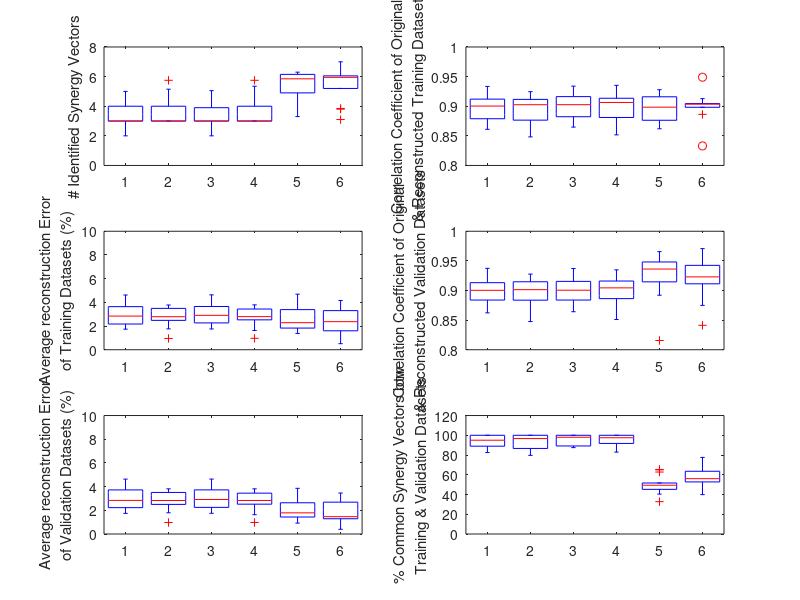

This chart was generated by the following MATLAB code:
% to extract mix all performance summary .mat files of different methods
% into one xlsx file

% 20160330 Written by Navid Shirzad

function mat2xlsx_SummaryGenerator()
    
    load('PCA_Performance_Summary.mat'); %PCA_Performance_Summary_Weight.mat
    sizePCA = size(ndimDom,1);%how many data points are there?
    METHODS(1:sizePCA*2,1) = 1; %1 means PCA, multiplied by2 b/c there are two hands.
    HandDom(1:sizePCA,1) = 1; %dominant hand
    HandDom(sizePCA+1:sizePCA*2,1) = 2; %non-dominant hand
    ndimAll(1:sizePCA,1) = ndimDom;
    ndimAll(sizePCA+1:sizePCA*2,1) = ndimNonDom;
    AvgReconsErrTrAll(1:sizePCA,1) = AvgReconsErrTrDom;
    AvgReconsErrTrAll(sizePCA+1:sizePCA*2,1) = AvgReconsErrTrNonDom;
    AvgReconsErrValAll(1:sizePCA,1) = AvgReconsErrValDom;
    AvgReconsErrValAll(sizePCA+1:sizePCA*2,1) = AvgReconsErrValNonDom;
    RegCoeffTrAll(1:sizePCA,1) = RegCoeffTrDom;
    RegCoeffTrAll(sizePCA+1:sizePCA*2,1) = RegCoeffTrNonDom;
    RegCoeffValAll(1:sizePCA,1) = RegCoeffValDom;
    RegCoeffValAll(sizePCA+1:sizePCA*2,1) = RegCoeffValNonDom;
    nCommonAll(1:sizePCA,1) = nCommonDom;
    nCommonAll(sizePCA+1:sizePCA*2,1) = nCommonNonDom;
    
    nCommonBothSidesAll(1:sizePCA,1) = 1; %1 means it is PCA
    nCommonBothSidesAll(1:sizePCA,2) = nCommonBothSides;
    ElapsedTimeAll(1:sizePCA,1) = ElapsedTime;
    
    load('NNMF_Performance_Summary.mat');
    sizeNNMF = size(ndimDom,1);%how many data points are there?
    METHODS(sizePCA*2+1:sizePCA*2+sizeNNMF*2,1) = 2; %2 means NNMF, multiplied by2 b/c there are two hands.
    HandDom(sizePCA*2+1:sizePCA*2+sizeNNMF,1) = 1; %dominant hand
    HandDom(sizePCA*2+sizeNNMF+1:sizePCA*2+sizeNNMF*2,1) = 2; %non-dominant hand
    ndimAll(sizePCA*2+1:sizePCA*2+sizeNNMF,1) = ndimDom;
    ndimAll(sizePCA*2+sizeNNMF+1:sizePCA*2+sizeNNMF*2,1) = ndimNonDom;
    AvgReconsErrTrAll(sizePCA*2+1:sizePCA*2+sizeNNMF,1) = AvgReconsErrTrDom;
    AvgReconsErrTrAll(sizePCA*2+sizeNNMF+1:sizePCA*2+sizeNNMF*2,1) = AvgReconsErrTrNonDom;
    AvgReconsErrValAll(sizePCA*2+1:sizePCA*2+sizeNNMF,1) = AvgReconsErrValDom;
    AvgReconsErrValAll(sizePCA*2+sizeNNMF+1:sizePCA*2+sizeNNMF*2,1) = AvgReconsErrValNonDom;
    RegCoeffTrAll(sizePCA*2+1:sizePCA*2+sizeNNMF,1) = RegCoeffTrDom;
    RegCoeffTrAll(sizePCA*2+sizeNNMF+1:sizePCA*2+sizeNNMF*2,1) = RegCoeffTrNonDom;
    RegCoeffValAll(sizePCA*2+1:sizePCA*2+sizeNNMF,1) = RegCoeffValDom;
    RegCoeffValAll(sizePCA*2+sizeNNMF+1:sizePCA*2+sizeNNMF*2,1) = RegCoeffValNonDom;
    nCommonAll(sizePCA*2+1:sizePCA*2+sizeNNMF,1) = nCommonDom;
    nCommonAll(sizePCA*2+sizeNNMF+1:sizePCA*2+sizeNNMF*2,1) = nCommonNonDom;    
    
    nCommonBothSidesAll(sizePCA+1:sizePCA+sizeNNMF,1) = 2; %2 means it is NNMF
    nCommonBothSidesAll(sizePCA+1:sizePCA+sizeNNMF,2) = nCommonBothSides;
    ElapsedTimeAll(sizePCA+1:sizePCA+sizeNNMF,1) = ElapsedTime;
    
    load('ICA_Performance_Summary.mat');
    sizeICA = size(ndimDom,1);%how many data points are there?
    METHODS(sizePCA*2+sizeNNMF*2+1:sizePCA*2+sizeNNMF*2+sizeICA*2,1) = 3; %3 means ICA, multiplied by2 b/c there are two hands.
    HandDom(sizePCA*2+sizeNNMF*2+1:sizePCA*2+sizeNNMF*2+sizeICA,1) = 1; %dominant hand
    HandDom(sizePCA*2+sizeNNMF*2+sizeICA+1:sizePCA*2+sizeNNMF*2+sizeICA*2,1) = 2; %non-dominant hand
    ndimAll(sizePCA*2+sizeNNMF*2+1:sizePCA*2+sizeNNMF*2+sizeICA,1) = ndimDom;
    ndimAll(sizePCA*2+sizeNNMF*2+sizeICA+1:sizePCA*2+sizeNNMF*2+sizeICA*2,1) = ndimNonDom;
    AvgReconsErrTrAll(sizePCA*2+sizeNNMF*2+1:sizePCA*2+sizeNNMF*2+sizeICA,1) = AvgReconsErrTrDom;
    AvgReconsErrTrAll(sizePCA*2+sizeNNMF*2+sizeICA+1:sizePCA*2+sizeNNMF*2+sizeICA*2,1) = AvgReconsErrTrNonDom;
    AvgReconsErrValAll(sizePCA*2+sizeNNMF*2+1:sizePCA*2+sizeNNMF*2+sizeICA,1) = AvgReconsErrValDom;
    AvgReconsErrValAll(sizePCA*2+sizeNNMF*2+sizeICA+1:sizePCA*2+sizeNNMF*2+sizeICA*2,1) = AvgReconsErrValNonDom;
    RegCoeffTrAll(sizePCA*2+sizeNNMF*2+1:sizePCA*2+sizeNNMF*2+sizeICA,1) = RegCoeffTrDom;
    RegCoeffTrAll(sizePCA*2+sizeNNMF*2+sizeICA+1:sizePCA*2+sizeNNMF*2+sizeICA*2,1) = RegCoeffTrNonDom;
    RegCoeffValAll(sizePCA*2+sizeNNMF*2+1:sizePCA*2+sizeNNMF*2+sizeICA,1) = RegCoeffValDom;
    RegCoeffValAll(sizePCA*2+sizeNNMF*2+sizeICA+1:sizePCA*2+sizeNNMF*2+sizeICA*2,1) = RegCoeffValNonDom;
    nCommonAll(sizePCA*2+sizeNNMF*2+1:sizePCA*2+sizeNNMF*2+sizeICA,1) = nCommonDom;
    nCommonAll(sizePCA*2+sizeNNMF*2+sizeICA+1:sizePCA*2+sizeNNMF*2+sizeICA*2,1) = nCommonNonDom;
    
    nCommonBothSidesAll(sizePCA+sizeNNMF+1:sizePCA+sizeNNMF+sizeICA,1) = 3; %3 means it is ICA
    nCommonBothSidesAll(sizePCA+sizeNNMF+1:sizePCA+sizeNNMF+sizeICA,2) = nCommonBothSides;
    ElapsedTimeAll(sizePCA+sizeNNMF+1:sizePCA+sizeNNMF+sizeICA,1) = ElapsedTime;
    
    %save the data
   
%     OutputName = 'Factorization_Performance_Metrics_Healthy_Muscle_Synergies_Weight.xls';
%     xlswrite(OutputName, 'Columns_are:_PCA=1/NNMF=2/ICA=3 and 1 for dominant hand and 2 for nondominant hand', 1, 'A1');
%     xlswrite(OutputName, 'Sheets are: ndimAll AvgReconsErrTrAll AvgReconsErrValAll RegCoeffTrAll RegCoeffValAll nCommonAll', 1, 'A2');
%     xlswrite(OutputName, [METHODS, HandDom, ndimAll, AvgReconsErrTrAll, AvgReconsErrValAll, RegCoeffTrAll, RegCoeffValAll, nCommonAll], 2 );
%     xlswrite(OutputName, [nCommonBothSidesAll, ElapsedTimeAll], 3);
    
    %plot the data
    
%     figure()
%     boxplot([ndimAll(1:sizePCA-2,1), ndimAll(sizePCA+1:sizePCA*2-2,1), ...
%         ndimAll(sizePCA*2+1:sizePCA*2+sizeNNMF-2,1), ndimAll(sizePCA*2+sizeNNMF+1:sizePCA*2+sizeNNMF*2-2,1), ...
%         ndimAll(sizePCA*2+sizeNNMF*2+1:sizePCA*2+sizeNNMF*2+sizeICA,1), ndimAll(sizePCA*2+sizeNNMF*2+sizeICA+1:sizePCA*2+sizeNNMF*2+sizeICA*2,1)])
%     axis([0.5 6.5 0 8]);
%     ylabel('# Identified Synergy Vectors');
%     
%     figure()
%     boxplot([AvgReconsErrTrAll(1:sizePCA-2,1), AvgReconsErrTrAll(sizePCA+1:sizePCA*2-2,1), ...
%         AvgReconsErrTrAll(sizePCA*2+1:sizePCA*2+sizeNNMF-2,1), AvgReconsErrTrAll(sizePCA*2+sizeNNMF+1:sizePCA*2+sizeNNMF*2-2,1), ...
%         AvgReconsErrTrAll(sizePCA*2+sizeNNMF*2+1:sizePCA*2+sizeNNMF*2+sizeICA,1), AvgReconsErrTrAll(sizePCA*2+sizeNNMF*2+sizeICA+1:sizePCA*2+sizeNNMF*2+sizeICA*2,1)])
%     axis([0.5 6.5 0 10]);
%     ylabel('Average reconstruction Error of Training Datasets (%)');
%     
%     figure()
%     boxplot([AvgReconsErrValAll(1:sizePCA-2,1), AvgReconsErrValAll(sizePCA+1:sizePCA*2-2,1), ...
%         AvgReconsErrValAll(sizePCA*2+1:sizePCA*2+sizeNNMF-2,1), AvgReconsErrValAll(sizePCA*2+sizeNNMF+1:sizePCA*2+sizeNNMF*2-2,1), ...
%         AvgReconsErrValAll(sizePCA*2+sizeNNMF*2+1:sizePCA*2+sizeNNMF*2+sizeICA,1), AvgReconsErrValAll(sizePCA*2+sizeNNMF*2+sizeICA+1:sizePCA*2+sizeNNMF*2+sizeICA*2,1)])
%     axis([0.5 6.5 0 10]);
%     ylabel('Average reconstruction Error of Validation Datasets (%)');
%     
%     figure()
%     boxplot([RegCoeffTrAll(1:sizePCA-2,1), RegCoeffTrAll(sizePCA+1:sizePCA*2-2,1), ...
%         RegCoeffTrAll(sizePCA*2+1:sizePCA*2+sizeNNMF-2,1), RegCoeffTrAll(sizePCA*2+sizeNNMF+1:sizePCA*2+sizeNNMF*2-2,1), ...
%         RegCoeffTrAll(sizePCA*2+sizeNNMF*2+1:sizePCA*2+sizeNNMF*2+sizeICA,1), RegCoeffTrAll(sizePCA*2+sizeNNMF*2+sizeICA+1:sizePCA*2+sizeNNMF*2+sizeICA*2,1)])
%     axis([0.5 6.5 0.8 1]);
%     ylabel('Correlation Coefficient of Original & Reconstructed Training Datasets');
%     
%     figure()
%     boxplot([RegCoeffValAll(1:sizePCA-2,1), RegCoeffValAll(sizePCA+1:sizePCA*2-2,1), ...
%         RegCoeffValAll(sizePCA*2+1:sizePCA*2+sizeNNMF-2,1), RegCoeffValAll(sizePCA*2+sizeNNMF+1:sizePCA*2+sizeNNMF*2-2,1), ...
%         RegCoeffValAll(sizePCA*2+sizeNNMF*2+1:sizePCA*2+sizeNNMF*2+sizeICA,1), RegCoeffValAll(sizePCA*2+sizeNNMF*2+sizeICA+1:sizePCA*2+sizeNNMF*2+sizeICA*2,1)])
%     axis([0.5 6.5 0.8 1]);
%     ylabel('Correlation Coefficient of Original & Reconstructed Validation Datasets');
%             
%     figure()
%     boxplot(100*[nCommonAll(1:sizePCA-2,1), nCommonAll(sizePCA+1:sizePCA*2-2,1), ...
%         nCommonAll(sizePCA*2+1:sizePCA*2+sizeNNMF-2,1), nCommonAll(sizePCA*2+sizeNNMF+1:sizePCA*2+sizeNNMF*2-2,1), ...
%         nCommonAll(sizePCA*2+sizeNNMF*2+1:sizePCA*2+sizeNNMF*2+sizeICA,1), nCommonAll(sizePCA*2+sizeNNMF*2+sizeICA+1:sizePCA*2+sizeNNMF*2+sizeICA*2,1)])
%     axis([0.5 6.5 0 120]);
%     ylabel('% Common Synergy Vectors btw Training & Validation Datasets');
%     
%     figure()
%     boxplot(100*[nCommonBothSidesAll(1:sizePCA-2,2), ...
%         nCommonBothSidesAll(sizePCA+1:sizePCA+sizeNNMF-2,2), ...
%         nCommonBothSidesAll(sizePCA+sizeNNMF+1:sizePCA+sizeNNMF+sizeICA,2)], ...
%         'labels', {'PCA','NNMF','ICA'})
%     axis([0.5 3.5 0 120]);
%     ylabel('% Common Synergy Vectors btw Right & Left Limb');
%     
%     figure()
%     boxplot([ElapsedTimeAll(1:sizePCA-2,1), ...
%         ElapsedTimeAll(sizePCA+1:sizePCA+sizeNNMF-2,1), ...
%         ElapsedTimeAll(sizePCA+sizeNNMF+1:sizePCA+sizeNNMF+sizeICA,1)], ...
%         'labels', {'PCA','NNMF','ICA'})
%     axis([0.5 3.5 0 110]);
%     ylabel('Training Time (s)');
    
    
    figure()
    subplot(3,2,1)
    boxplot([ndimAll(1:sizePCA-2,1), ndimAll(sizePCA+1:sizePCA*2-2,1), ...
        ndimAll(sizePCA*2+1:sizePCA*2+sizeNNMF-2,1), ndimAll(sizePCA*2+sizeNNMF+1:sizePCA*2+sizeNNMF*2-2,1), ...
        ndimAll(sizePCA*2+sizeNNMF*2+1:sizePCA*2+sizeNNMF*2+sizeICA,1), ndimAll(sizePCA*2+sizeNNMF*2+sizeICA+1:sizePCA*2+sizeNNMF*2+sizeICA*2,1)])
    axis([0.5 6.5 0 8]);
    ylabel('# Identified Synergy Vectors');
    
    subplot(3,2,3)
    boxplot([AvgReconsErrTrAll(1:sizePCA-2,1), AvgReconsErrTrAll(sizePCA+1:sizePCA*2-2,1), ...
        AvgReconsErrTrAll(sizePCA*2+1:sizePCA*2+sizeNNMF-2,1), AvgReconsErrTrAll(sizePCA*2+sizeNNMF+1:sizePCA*2+sizeNNMF*2-2,1), ...
        AvgReconsErrTrAll(sizePCA*2+sizeNNMF*2+1:sizePCA*2+sizeNNMF*2+sizeICA,1), AvgReconsErrTrAll(sizePCA*2+sizeNNMF*2+sizeICA+1:sizePCA*2+sizeNNMF*2+sizeICA*2,1)])
    axis([0.5 6.5 0 10]);
    ylabel({'Average reconstruction Error', 'of Training Datasets (%)'});
    
    subplot(3,2,5)
    boxplot([AvgReconsErrValAll(1:sizePCA-2,1), AvgReconsErrValAll(sizePCA+1:sizePCA*2-2,1), ...
        AvgReconsErrValAll(sizePCA*2+1:sizePCA*2+sizeNNMF-2,1), AvgReconsErrValAll(sizePCA*2+sizeNNMF+1:sizePCA*2+sizeNNMF*2-2,1), ...
        AvgReconsErrValAll(sizePCA*2+sizeNNMF*2+1:sizePCA*2+sizeNNMF*2+sizeICA,1), AvgReconsErrValAll(sizePCA*2+sizeNNMF*2+sizeICA+1:sizePCA*2+sizeNNMF*2+sizeICA*2,1)])
    axis([0.5 6.5 0 10]);
    ylabel({'Average reconstruction Error', 'of Validation Datasets (%)'});
    
    subplot(3,2,2)
    boxplot([RegCoeffTrAll(1:sizePCA-2,1), RegCoeffTrAll(sizePCA+1:sizePCA*2-2,1), ...
        RegCoeffTrAll(sizePCA*2+1:sizePCA*2+sizeNNMF-2,1), RegCoeffTrAll(sizePCA*2+sizeNNMF+1:sizePCA*2+sizeNNMF*2-2,1), ...
        RegCoeffTrAll(sizePCA*2+sizeNNMF*2+1:sizePCA*2+sizeNNMF*2+sizeICA,1), RegCoeffTrAll(sizePCA*2+sizeNNMF*2+sizeICA+1:sizePCA*2+sizeNNMF*2+sizeICA*2,1)])
    axis([0.5 6.5 0.8 1]);
    ylabel({'Correlation Coefficient of Original', '& Reconstructed Training Datasets'});
    
    subplot(3,2,4)
    boxplot([RegCoeffValAll(1:sizePCA-2,1), RegCoeffValAll(sizePCA+1:sizePCA*2-2,1), ...
        RegCoeffValAll(sizePCA*2+1:sizePCA*2+sizeNNMF-2,1), RegCoeffValAll(sizePCA*2+sizeNNMF+1:sizePCA*2+sizeNNMF*2-2,1), ...
        RegCoeffValAll(sizePCA*2+sizeNNMF*2+1:sizePCA*2+sizeNNMF*2+sizeICA,1), RegCoeffValAll(sizePCA*2+sizeNNMF*2+sizeICA+1:sizePCA*2+sizeNNMF*2+sizeICA*2,1)])
    axis([0.5 6.5 0.8 1]);
    ylabel({'Correlation Coefficient of Original', '& Reconstructed Validation Datasets'});
            
    subplot(3,2,6)
    boxplot(100*[nCommonAll(1:sizePCA-2,1), nCommonAll(sizePCA+1:sizePCA*2-2,1), ...
        nCommonAll(sizePCA*2+1:sizePCA*2+sizeNNMF-2,1), nCommonAll(sizePCA*2+sizeNNMF+1:sizePCA*2+sizeNNMF*2-2,1), ...
        nCommonAll(sizePCA*2+sizeNNMF*2+1:sizePCA*2+sizeNNMF*2+sizeICA,1), nCommonAll(sizePCA*2+sizeNNMF*2+sizeICA+1:sizePCA*2+sizeNNMF*2+sizeICA*2,1)])
    axis([0.5 6.5 0 120]);
    ylabel({'% Common Synergy Vectors btw', 'Training & Validation Datasets'});
    
end